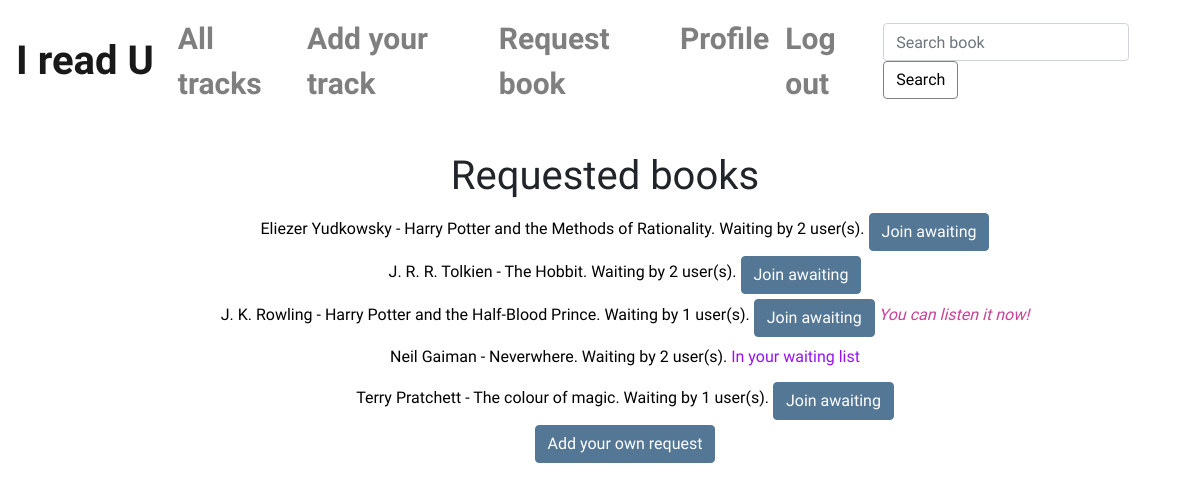
Screenshot of /requested (signed in) with the database file from the repository.
### books/models.py (models this page shows, shortened)
class Book(models.Model):
    author = models.ForeignKey("Writer", on_delete=models.CASCADE, related_name="writers", default=None)
    title = models.CharField(max_length=100)
    favorites = models.ManyToManyField("User", related_name="lovers", default=None, blank=True)
    claimants = models.ManyToManyField("User", related_name="claimants", default=None, blank=True)
    def count_claimants(self):
        return self.claimants.count()

class Writer(models.Model):
    name =  models.CharField(max_length=100)
    def __str__(self):
        return self.name

### books/views.py (the view)
# urls.py: path("requested", views.requested, name="requested"),
def requested(request):
    claims = []
    for book in Book.objects.all():
        counter = book.count_claimants()
        if counter > 0:
            claims.append(book)
    read = []
    for track in Track.objects.all():
        read.append(track.book)
    return render(request, "books/requested.html", {
        "claims": claims,
        "read": read
    })

### books/templates/books/requested.html (shortened to what this page needs)
{% extends "books/layout.html" %}
{% load static %}
{% block body %}
    <div id="requested-body" class="book-list">
        <h1>Requested books</h1>
        <ul>
            {% for book in claims %}
                <li>
                    <a href="{% url 'book' book.id %}">{{ book.author }} - {{ book.title }}. Waiting by {{ book.count_claimants }} user(s).</a>
                    {% if user.is_authenticated %}
                        {% if user in book.claimants.all %}
                            <span style="color:rgba(145, 2, 240, 0.938)" data-status="joined" data-id="{{ book.id }}">In your waiting list</span>
                        {% else %}
                            <button onclick ="joinRequest(this.dataset.id)" class="btn btn-primary" data-status="not-joined" data-id="{{ book.id }}">Join awaiting</button>
                        {% endif %}
                    {% endif %}
                    {% if book in read %}
                        <span class="can-hear-now">You can listen it now!</span>
                    {% endif %}
                </li>
            {% empty %}
                <li>No claimed books yet.</li>
            {% endfor %}
            <a id="add-req-link" class="btn btn-primary" href="{% url 'claim' %}">Add your own request</a>
        </ul>
    </div>
{% endblock %}

### books/static/books/styles.css (style rules this page uses)
body { font-family: 'Martel', serif; background-image: url("imgs/yep.jpg"); background-repeat: no-repeat; background-attachment: fixed; background-size: 100% 100%; }
#add-req-link { color: white; }
ul { list-style-type: none; }
a { color: #000000; text-decoration: none }
.can-hear-now { font-style: italic; color:#ca4298; }
.btn-primary { background-color: #547796; border-color: #547796; margin-top: 5px; }
.book-list { text-align: center; line-height: 40px; }

### rows the page displays
Book: author "Eliezer Yudkowsky", title "Harry Potter and the Methods of Rationality", count_claimants "2"
Book: author "J. R. R. Tolkien", title "The Hobbit", count_claimants "2"
Book: author "J. K. Rowling", title "Harry Potter and the Half-Blood Prince", count_claimants "1", shows "You can listen it now!"
Book: author "Neil Gaiman", title "Neverwhere", count_claimants "2"
Book: author "Terry Pratchett", title "The colour of magic", count_claimants "1"
